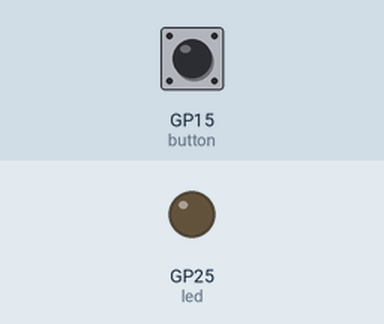
Simulated run of this program. Board: Raspberry Pi Pico running MicroPython. Shown: output pins drawn as LEDs (lit = HIGH). The inputs (shaded band) are chosen by the test bench; at power-on: GP15 (button) HIGH. What the program prints to the serial console is not drawn.

Above: at 1.2 s.
1.3 s: GP15 (button) pulled LOW for 0.15 s
At 2.5 s:
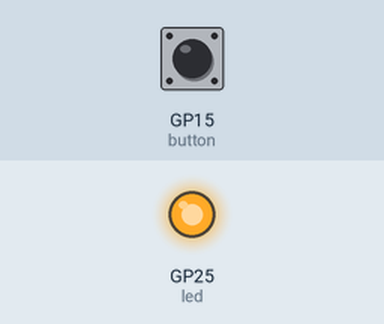
2.9 s: GP15 (button) pulled LOW for 1 s
At 3.8 s:
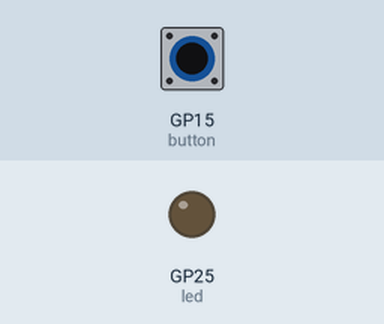
5.4 s: GP15 (button) pulled LOW for 3.2 s
At 5.8 s:
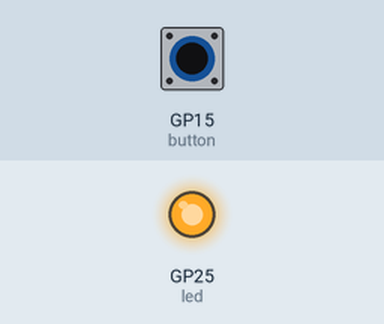
Timing chart, 0 to 8.4 s (numbered marks = the images above; inputs shaded):
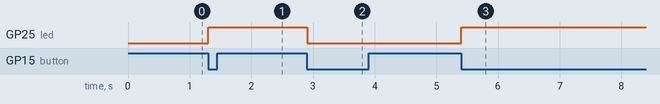

Measured:
- after the input at 1.3 s, GP25 (led): LOW → HIGH at once
- after the input at 2.9 s, GP25 (led): HIGH → LOW at once
- after the input at 5.4 s, GP25 (led): LOW → HIGH at once

The program:

01-push-switch-toggle.py
```python
import machine
import time
from machine import Pin

led = Pin("LED", Pin.OUT)
button = Pin(15, Pin.IN, Pin.PULL_UP)

# ตัวแปรเก็บสถานะ "ก่อนหน้านี้" (Default ของ Pull-up คือ 1)
last_button_state = 1

print("System Ready: กด 1 ครั้งเพื่อเปิดค้าง, กดอีกครั้งเพื่อปิด")

while True:
    current_state = button.value() # อ่านค่าปุ่มตอนนี้

    # ตรวจสอบ: "สถานะเปลี่ยน" และ "ตอนนี้เป็น 0 (ถูกกด)"
    if current_state != last_button_state and current_state == 0:

        # --- จังหวะสลับไฟ (Toggle) ---
        new_value = not led.value() # ถ้า 1 กลายเป็น 0, ถ้า 0 กลายเป็น 1
        led.value(new_value)

        print("LED is now:", "ON" if new_value else "OFF")

        # รอให้นิ้วเราปล่อย หรือให้สัญญาณนิ่ง (Debounce)
        time.sleep(0.2)

    # อัปเดตสถานะล่าสุดไว้เปรียบเทียบในรอบถัดไป
    last_button_state = current_state

    # หน่วงเวลาสั้นๆ เพื่อให้ Loop ทำงานนิ่งๆ
    time.sleep(0.1)
```
